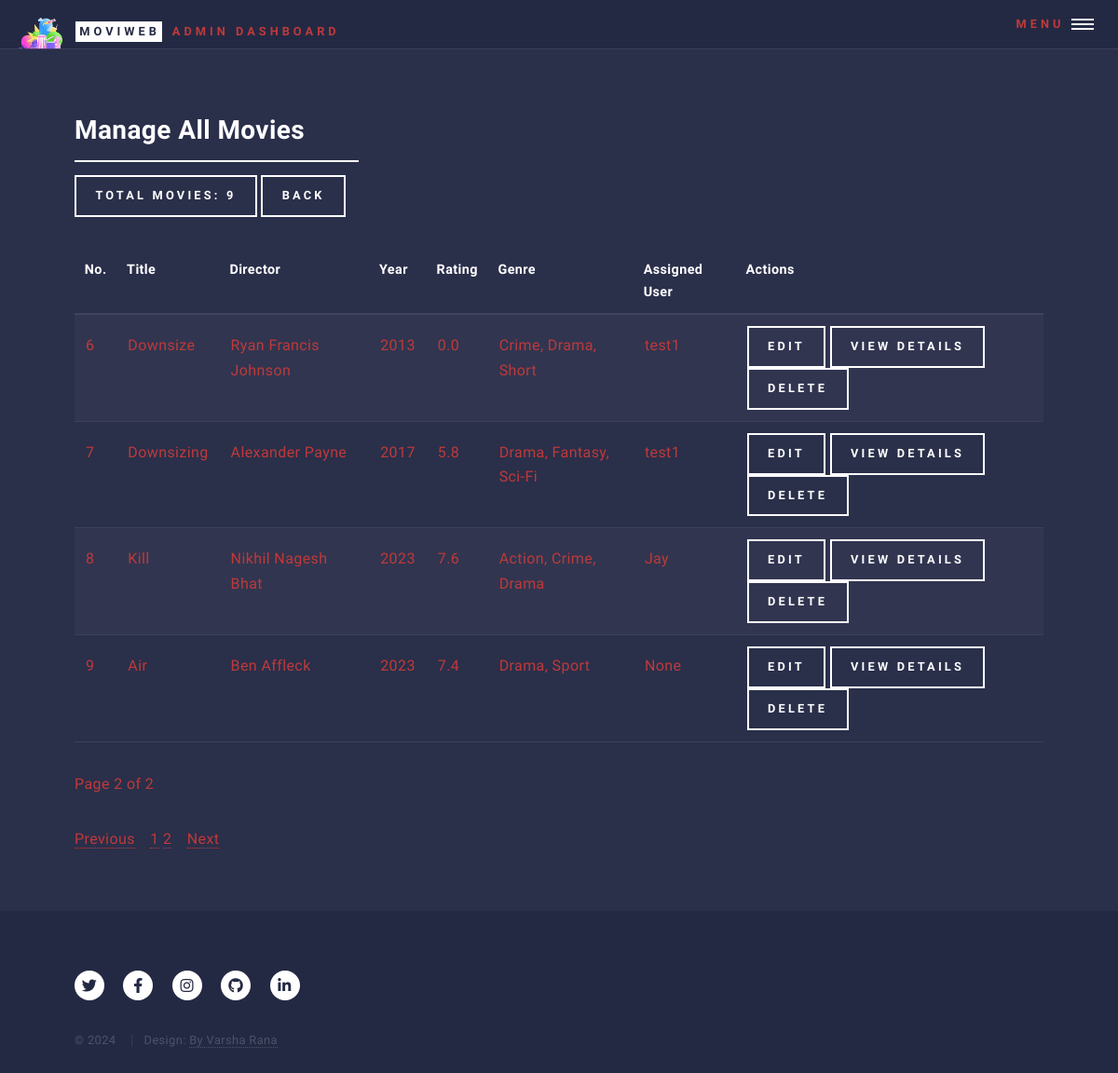
Before: /admin/manage_all_movies?page=2 (signed in) with the older database file.
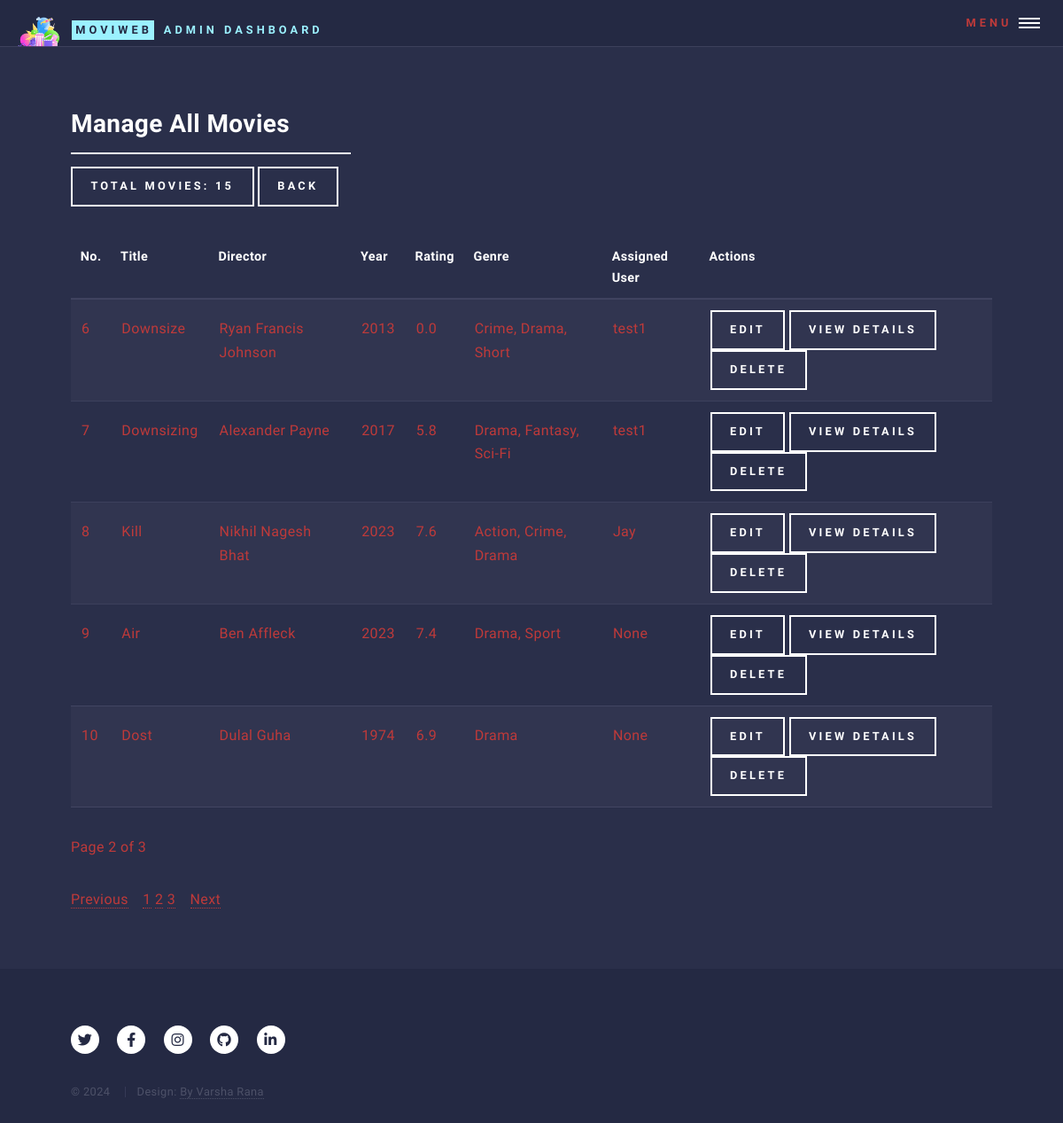
After: the same page with the newer database file.
### models.py (models this page shows, shortened)
class Movie(db.Model):
    __tablename__ = 'movie'
    id = db.Column(db.Integer, primary_key=True)
    title = db.Column(db.String(100), nullable=False)
    year = db.Column(db.Integer, nullable=False)
    rating = db.Column(db.Float, nullable=False)
    poster = db.Column(db.String(255))  # Optional field to store movie posters
    plot = db.Column(db.Text)  # Optional field to store the plot
    imdbID = db.Column(db.String(255), nullable=True)  # IMDb ID or link
    trailer = db.Column(db.String(255), nullable=True)  # New field to store YouTube trailer URL
    user_id = db.Column(db.Integer, db.ForeignKey('user.id'))
    admin_id = db.Column(db.Integer, db.ForeignKey('admin.id'))
    director_id = db.Column(db.Integer, db.ForeignKey('director.id'), nullable=False)  # Foreign key to Director
    genres = db.relationship('Genre', secondary=movie_genre, backref='movies')
    favorites = db.relationship('Favorite', back_populates='movie', lazy=True)  # Add this line

class Director(db.Model):
    __tablename__ = 'director'
    id = db.Column(db.Integer, primary_key=True)
    name = db.Column(db.String(100), nullable=False, unique=True)
    movies = db.relationship('Movie', backref='director', lazy=True)

class Genre(db.Model):
    __tablename__ = 'genre'
    id = db.Column(db.Integer, primary_key=True)
    name = db.Column(db.String(50), unique=True, nullable=False)

class User(db.Model):
    __tablename__ = 'user'
    id = db.Column(db.Integer, primary_key=True)
    name = db.Column(db.String(100), nullable=False)
    email = db.Column(db.String(120), unique=True, nullable=False)
    password = db.Column(db.String(200), nullable=False)
    gender = db.Column(db.String(10), nullable=True)  # Optional field for gender
    profile_picture = db.Column(db.String(200), nullable=True)  # Optional field for profile picture URL
    password_update_date = db.Column(db.DateTime, nullable=True)
    join_date = db.Column(db.DateTime, default=db.func.current_timestamp())
    movies = db.relationship('Movie', backref='user', lazy=True)
    favorites = db.relationship('Favorite', back_populates='user', lazy=True)
    admin_id = db.Column(db.Integer, db.ForeignKey('admin.id'), nullable=True)

### controllers/admin_controllers/admin_controller_for_manage_all_movies.py (the view)
def manage_all_movies():
    if not admin_logged_in():
        return handle_not_logged_in()
    admin = admin_logged_in()
    if admin is None:
        return handle_invalid_admin()  # Handle case where admin is not logged in
    total_num_movies = Movie.query.count()
    page = request.args.get('page', 1, type=int)
    per_page = 5
    movies = Movie.query.paginate(page=page, per_page=per_page)
    if request.headers.get('X-Requested-With') == 'XMLHttpRequest':
        return render_template('partials/manage_all_movies_content.html',
                               total_num_movies=total_num_movies,
                               all_movies=movies)  # Ensure consistent naming
    return render_template('manage_all_movies.html',
                           movies=movies,
                           admin=admin,
                           total_num_movies=total_num_movies)

### controllers/common_fun.py (called while the page is built)
def admin_logged_in():
    admin_id = session.get('admin_id')
    if admin_id:
        return Admin.query.get(admin_id)  # This should return the Admin object or None
    return None

### templates/admin/manage_all_movies.html (shortened to what this page needs)
<!DOCTYPE HTML>
<html>
<head>
    <link rel="stylesheet" href="../../static/css/main.css"/>
</head>
<body class="is-preload">
<div id="wrapper">
    <header id="header" class="alt">
        {% include 'partials/admin_header.html' %}
    </header>
    <div id="main">
        <section id="all-movies">
            <div class="inner">
                <header class="major">
                    <h2>Manage All Movies</h2>
                    <label class="button">Total Movies: {{ total_num_movies }}</label>
                    <a href="{{ url_for('admin_bp.manage_movies') }}" class="button">Back</a>
                </header>
                {% include 'partials/manage_all_movies_content.html' %}
            </div>
        </section>
    </div>
    <footer id="footer">
        {% include 'partials/movie_web_app_footer.html' %}
    </footer>
</div>
</body>
</html>

### templates/partials/manage_all_movies_content.html (shortened to what this page needs)
<div id="movie-table-container">
    <table id="movie-table">
        <thead>
        <tr>
            <th>No.</th>
            <th>Title</th>
            <th>Director</th>
            <th>Year</th>
            <th>Rating</th>
            <th>Genre</th>
            <th>Assigned User</th>
            <th>Actions</th>
        </tr>
        </thead>
        <tbody>
        {% set start_no = (movies.page - 1) * movies.per_page + 1 %}
        {% for movie in movies.items %}
        <tr>
            <td>{{ start_no + loop.index0 }}</td>
            <td>{{ movie.title }}</td>
            <td>{{ movie.director.name }}</td>
            <td>{{ movie.year }}</td>
            <td>{{ movie.rating }}</td>
            <td>
                {% for genre in movie.genres %}
                {{ genre.name }}{% if not loop.last %}, {% endif %}
                {% endfor %}
            </td>
            <td>{{ movie.user.name if movie.user else 'None' }}</td>
            <td>
                <a href="{{ url_for('admin_bp.edit_movie', movie_id=movie.id) }}" class="button">Edit</a>
                <a href="{{ url_for('admin_bp.admin_view_movie_details', movie_id=movie.id) }}" class="button">
                    View Details
                </a>
                <form action="{{ url_for('admin_bp.delete_any_movie', movie_id=movie.id) }}" method="post" onsubmit="return confirmDeletion()" style="display:inline;">
                    <input type="submit" value="Delete" class="button"/>
                </form>
            </td>
        </tr>
        {% endfor %}
        </tbody>
    </table>
    <p>Page {{ movies.page }} of {{ movies.pages }}</p>
</div>
<div id="pagination-container-manage-all-movies">
    <nav aria-label="Page navigation">
        <ul class="pagination">
            {% if movies.has_prev %}
            <li class="page-item">
                <a class="page-link" href="{{ url_for('admin_bp.manage_all_movies', page=movies.prev_num) }}">Previous</a>
            </li>
            {% else %}
            <li class="page-item disabled">
                <a class="page-link" href="#">Previous</a>
            </li>
            {% endif %}
            {% for page_num in movies.iter_pages() %}
            {% if page_num %}
            <li class="page-item {% if page_num == movies.page %}active{% endif %}">
                <a class="page-link" href="{{ url_for('admin_bp.manage_all_movies', page=page_num) }}">{{ page_num }}</a>
            </li>
            {% else %}
            <li class="page-item disabled">
                <a class="page-link" href="#">...</a>
            </li>
            {% endif %}
            {% endfor %}
            {% if movies.has_next %}
            <li class="page-item">
                <a class="page-link" href="{{ url_for('admin_bp.manage_all_movies', page=movies.next_num) }}">Next</a>
            </li>
            {% else %}
            <li class="page-item disabled">
                <a class="page-link" href="#">Next</a>
            </li>
            {% endif %}
        </ul>
    </nav>
</div>

Changed rows visible on the page:
added Movie: index0 "10", title "Dost", director.name "Dulal Guha", year "1974", rating "6.9", user "None", Genre (name "Drama")
Other visible differences:
{{ total_num_movies }}: "9" → "15"
{{ movies.pages }}: "2" → "3"
new list line: "3"
